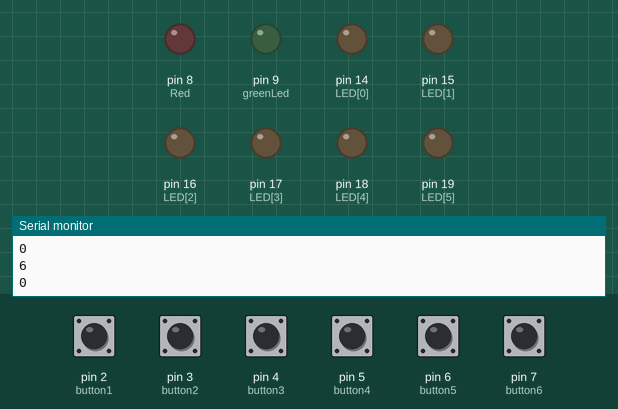
The sketch below on a simulated Arduino Uno, built with avr-gcc and run on an emulated ATmega328P. On the bench: output pins drawn as LEDs (lit = HIGH), the last lines printed to the serial monitor. The inputs (shaded band) are chosen by the test bench; at power-on: pin 2 (button1), pin 3 (button2), pin 4 (button3), pin 5 (button4), pin 6 (button5), pin 7 (button6) HIGH.

Above: at 1.2 s.
1.3 s: pin 2 (button1) pulled LOW for 0.15 s
At 2.3 s:
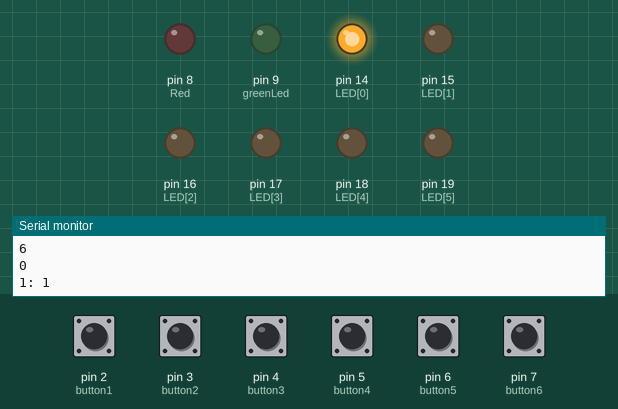
2.9 s: pin 3 (button2) pulled LOW for 0.15 s
At 3.5 s:
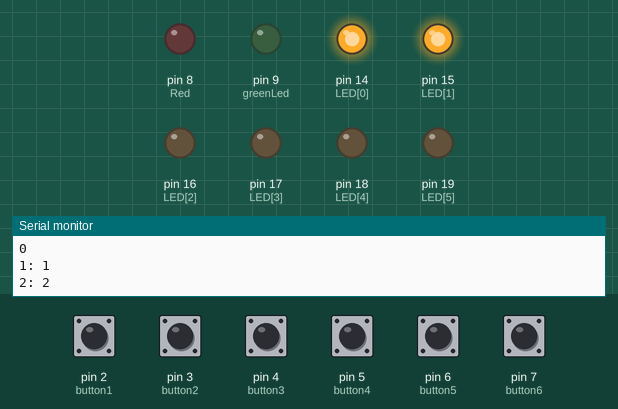
4.5 s: pin 4 (button3) pulled LOW for 1 s
At 6.0 s:
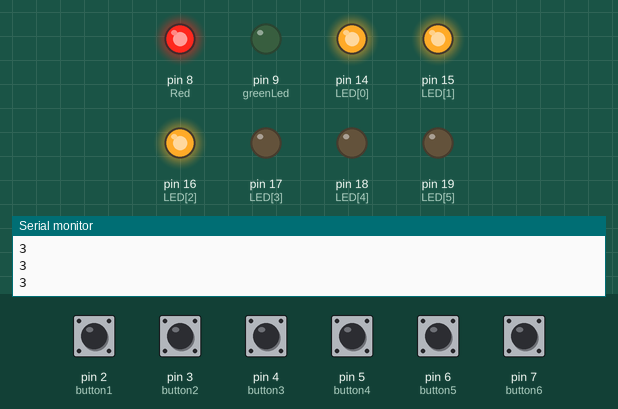
7.8 s: pin 5 (button4) pulled LOW for 0.15 s
At 8.4 s:
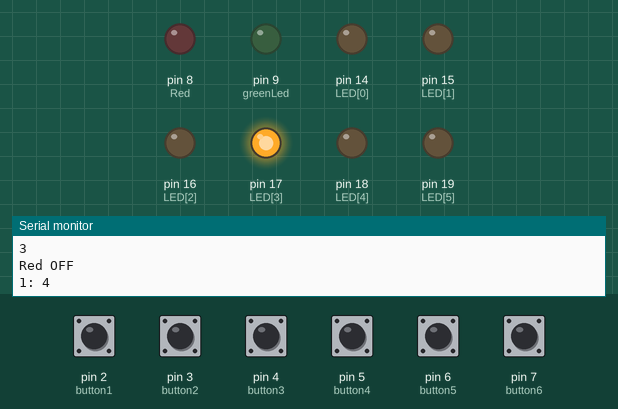
9.4 s: pin 6 (button5) pulled LOW for 0.15 s
At 9.7 s:
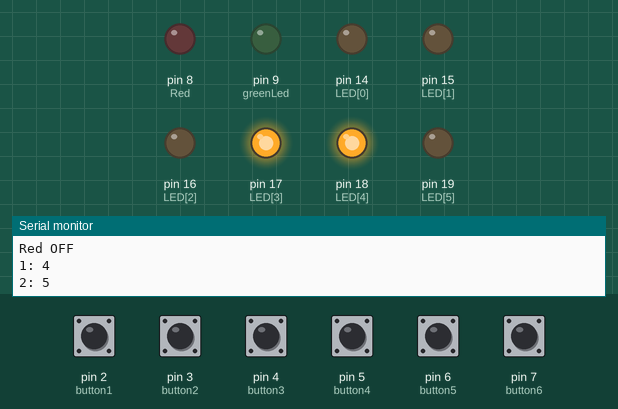
11.0 s: pin 7 (button6) pulled LOW for 0.15 s
At 12.1 s:
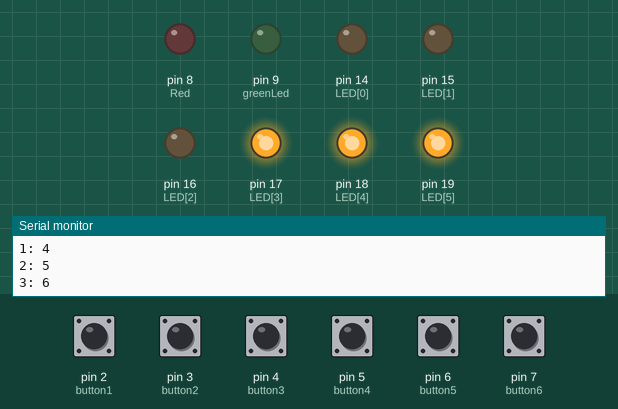
Timing chart, 0 to 13.6 s (numbered marks = the images above; inputs shaded):
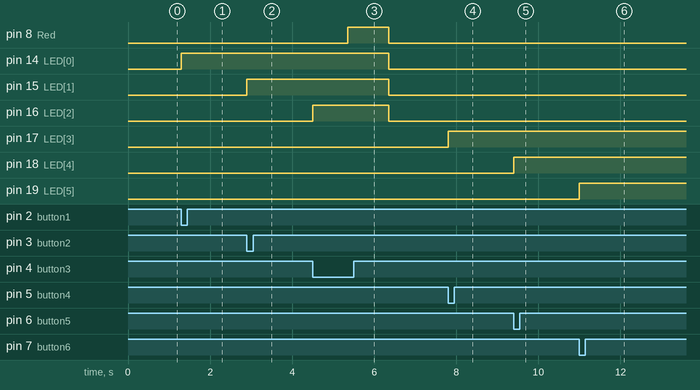

Measured:
- after the input at 1.3 s, pin 14 (LED[0]): LOW → HIGH at once
- after the input at 2.9 s, pin 15 (LED[1]): LOW → HIGH at once
- after the input at 4.5 s, pin 8 (Red): LOW → HIGH after 0.85 s, → LOW 1.0 s later; pin 14 (LED[0]), pin 15 (LED[1]): HIGH → LOW after 1.9 s; pin 16 (LED[2]): LOW → HIGH at once, → LOW 1.9 s later
- after the input at 7.8 s, pin 17 (LED[3]): LOW → HIGH at once
- after the input at 9.4 s, pin 18 (LED[4]): LOW → HIGH at once
- after the input at 11.0 s, pin 19 (LED[5]): LOW → HIGH at once

The sketch:

Seguran_a.ino
```cpp
const int button1 = 2; //Primeiro botão no pino 2.
const int button2 = 3; //Segundo botão no pino 3.
const int button3 = 4; //Terceiro botão no pino 4.
const int button4 = 5; //Quarto botão no pino 5.
const int button5 = 6; //Quinto botão no pino 6.
const int button6 = 7; //Sexto botão no pino 7.
const int LED[] = {14,15,16,17,18,19};

const int Red = 8; //Led vermelho de não pino 8.
const int greenLed = 9; //Led verde de sim pino 9.
void checkEntered1(int button);

int code[] = {1,4,2,3,2,6}; //Senha para destravar.


int entered[7];


void setup(){ //Iniciando o código.
  Serial.begin(9600);

  pinMode(button1, INPUT_PULLUP); //Setando Botão 1 como entrada.
  pinMode(button2, INPUT_PULLUP); //Setando Botão 2 como entrada.
  pinMode(button3, INPUT_PULLUP); //Setando Botão 3 como entrada.
  pinMode(button4, INPUT_PULLUP); //Setando Botão 4 como entrada.
  pinMode(button5, INPUT_PULLUP); //Setando Botão 5 como entrada.
  pinMode(button6, INPUT_PULLUP); //Setando Botão 6 como entrada.

  pinMode(Red, OUTPUT); //Setando o LED vermelho como saída.
  pinMode(greenLed, OUTPUT); //Setando o LED verde como saída.
  digitalWrite(Red, LOW); //Ligar LED vermelho
  for (int i = 0; i < 6;i++){
    Serial.println(code[i]); //Imprimir cada digito do código
    Serial.println(entered[i]); //Imprimir no monitor serial os códigos digitado.


    pinMode(LED[i],OUTPUT);
  }
}

void loop(){ //Executando o loop
  if (digitalRead(button1) == LOW){ //Se o botão 1 for precionado
    checkEntered1(1); //Chame a função checkEntered e mude o valor para 1

    delay(250);//Esperar um tempo para o funcionamento correto
               //Caso o contrario o botão será precionado mais de uma vez

  }
  else if (digitalRead(button2) == LOW){ //Se o botão 2 for precionado
    checkEntered1(2); //Chame a função checkEntered1 e mude o valor para 2

    delay(250); //Esperar um tempo para o funcionamento correto
               //Caso o contrario o botão será precionado mais de uma vez

  }
  else if (digitalRead(button3) == LOW){ //Se o botão 3 for precionado
    checkEntered1(3); //Chame a função checkEntered1 e mude o valor para 3

    delay(250); //Esperar um tempo para o funcionamento correto
               //Caso o contrario o botão será precionado mais de uma vez

  }
  else if (digitalRead(button4) == LOW){ //Se o botão 4 for precionado
    checkEntered1(4); //Chame a função checkEntered1 e mude o valor para 4

    delay(250); //Esperar um tempo para o funcionamento correto
               //Caso o contrario o botão será precionado mais de uma vez

  }
    else if (digitalRead(button5) == LOW){ //Se o botão 5 for precionado
    checkEntered1(5); //Chame a função checkEntered1 e mude o valor para 5

    delay(250); //Esperar um tempo para o funcionamento correto
               //Caso o contrario o botão será precionado mais de uma vez

  }
    else if (digitalRead(button6) == LOW){ //Se o botão 6 for precionado
    checkEntered1(6); //Chame a função checkEntered1 e mude o valor para 6

    delay(250); //Esperar um tempo para o funcionamento correto
               //Caso o contrario o botão será precionado mais de uma vez

  }


}

void checkEntered1(int button){ //Verifica o primeiro elemento da matriz "entered[]"
  digitalWrite(LED[button-1],HIGH);
  if (entered[0] != 0){ //Se não for zero, ele já foi inserido
    checkEntered2(button); //Passe para função checkEntered2, passando o elemento "button" declarado no inicio do código
  }

  else if(entered[0] == 0){ //Se for zero o botão não foi apertado ou definido
    entered[0] = button; //Defina o primeiro elemento como o botão que foi pressionado
    Serial.print("1: ");Serial.println(entered[0]); //Imprime na tela o botão, para debugar !!
  }

}

void checkEntered2(int button){ //Verifica o segundo elemento da matriz entered[]
  digitalWrite(LED[button-1],HIGH);
  if (entered[1] != 0){ //Se não for zero, ele já foi inserido
    checkEntered3(button); //Passe para função checkEntered3, passando o elemento "button" declarado no inicio do código
  }

  else if(entered[1] == 0){ //Se for zero o botão não foi apertado ou definido
    entered[1] = button; //Defina o segundo elemento como o botão que foi pressionado
    Serial.print("2: ");Serial.println(entered[1]); //Imprime na tela o botão, para debugar !!
  }

}

void checkEntered3(int button){  //Verifica o terceiro elemento da matriz entered[]
  digitalWrite(LED[button-1],HIGH);
  if (entered[2] != 0){ //Se não for zero, ele já foi inserido
    checkEntered4(button); //Passe para função checkEntered4, passando o elemento "button" declarado no inicio do código
  }

  else if (entered[2] == 0){ //Se for zero o botão não foi apertado ou definido
    entered[2] = button; //Defina o terceiro elemento como o botão que foi pressionado
    Serial.print("3: ");Serial.println(entered[2]); //Imprime na tela o botão, para debugar !!
  }

}

void checkEntered4(int button){  //Verifica o quarto elemento da matriz entered[]
  digitalWrite(LED[button-1],HIGH);
  if (entered[3] != 0){ //Se não for zero, ele já foi inserido
    checkEntered5(button); //Passe para função checkEntered5, passando o elemento "button" declarado no inicio do código
  }

  else if (entered[3] == 0){ //Se não for zero, ele já foi inserido
    entered[3] = button; //Defina o quarto elemento como o botão que foi pressionado
    Serial.print("4: ");Serial.println(entered[3]); //Imprime na tela o botão, para debugar !!
  }

}


void checkEntered5(int button){  //Verifica o quinto elemento da matriz entered[]
  digitalWrite(LED[button-1],HIGH);
  if (entered[4] != 0){ //Se não for zero, ele já foi inserido
    checkEntered6(button); //Passe para função checkEntered6, passando o elemento "button" declarado no inicio do código
  }

  else if (entered[4] == 0){ //Se for zero o botão não foi apertado ou definido
    entered[4] = button; //Defina o quinto elemento como o botão que foi pressionado
    Serial.print("5: ");Serial.println(entered[4]); //Imprime na tela o botão, para debugar !!
  }

}

void checkEntered6(int button){ //Verifica o sexto elemento da matriz entered[]
  digitalWrite(LED[button-1],HIGH);
  if (entered[5] == 0){ //Se não for zero, ele já foi inserido
    entered[5] = button; //Defina o sexto e ultimo elemento como o botão que foi pressionado
    Serial.print("6: ");Serial.println(entered[5]); //Imprime na tela o botão, para debugar !!
    delay(100); //Tempo para processar
    compareCode(); //Chamar a função "compareCode"
  }
}

void compareCode(){ //Compara o codigo inserido pelo usuario com o código declarado na matriz.
  for (int i = 0; i<6;i++){
    Serial.println(entered[i]);
  }
  if ((entered[0]==code[0]) && (entered[1]==code[1]) && (entered[2]==code[2]) && (entered[3]==code[3]) && (entered[4]==code[4])&& (entered[5]==code[5])){ //if all the elements of each array are equal
    digitalWrite(Red, LOW); // Desligue os LED vermelho
    digitalWrite(greenLed, HIGH); //Ligue o LED verde
    delay(1000); //Espere um tempo
    digitalWrite(greenLed, LOW); //Desligue o LED verde


    for (int i = 0; i < 7; i++){ //Esse próximo loop é só para fins debugação.
      entered[i] = 0;

    }

    loop();
  }

  else { //Caso o código inserido esteja errado

    digitalWrite(Red,HIGH);
    delay(1000);
    digitalWrite(Red,LOW);
    Serial.println("Red OFF");
    for (int i = 0; i < 7; i++){ //Esse próximo loop é só para fins debugação.
      entered[i] = 0;

    }

  }
  close_all();
}


void close_all(){
digitalWrite(LED[0],LOW);
digitalWrite(LED[1],LOW);
digitalWrite(LED[2],LOW);
digitalWrite(LED[3],LOW);
digitalWrite(LED[4],LOW);
digitalWrite(LED[5],LOW);
}
```
